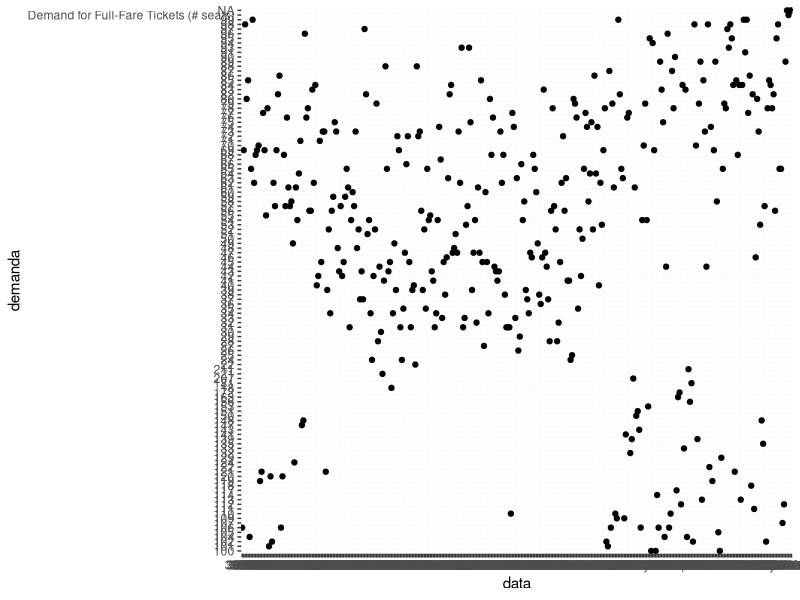
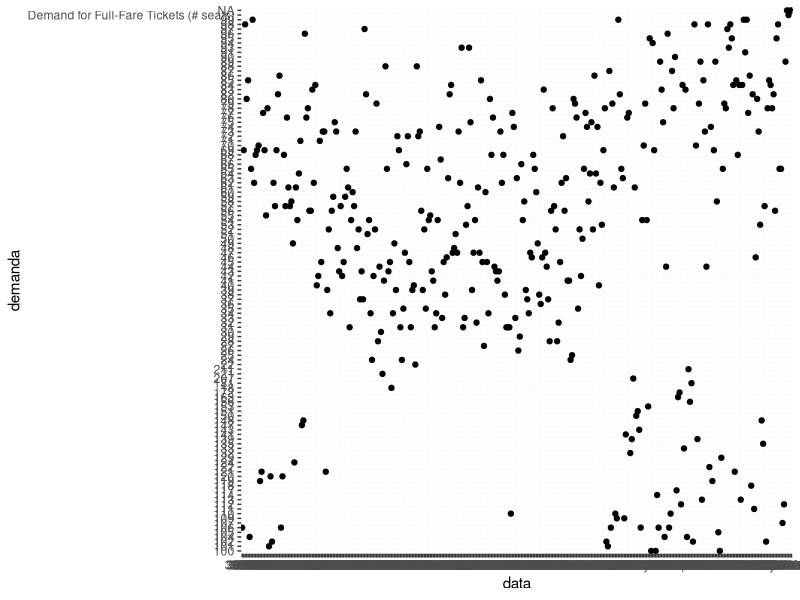

Write R code to recreate these figures, in order.
## ---- chunk 1
knitr::opts_chunk$set(echo = TRUE)
## ---- chunk 2
library(tidyverse)
library(readxl)

data <- read_excel("BlueSky_Single-Leg_demand.xls")


colnames(data)[2] <- "demanda"
colnames(data)[1] <- "data"

## Gráfico ####

g <- ggplot(data, aes( x = data, y = demanda)) + geom_point() + geom_line()
g

# valor crítico

tarifa.full <- 174
tarifa.low <- 114

valor.critico <- (tarifa.full - tarifa.low)/(tarifa.full)

# Modelo 1 - Normal ####

media_1 <- mean(data$demanda) 

m_int <- round(media_1,0)

g <- g + geom_hline(yintercept = media_1, color = "blue")

g

# Desvio Padrão ####

rmse_1 <- sd(data$demanda)

protection_level_1 <- qnorm(p = valor.critico, mean = media_1, sd = rmse_1)

protection_level_1 <- round(protection_level_1, 0)



summary(cars)
